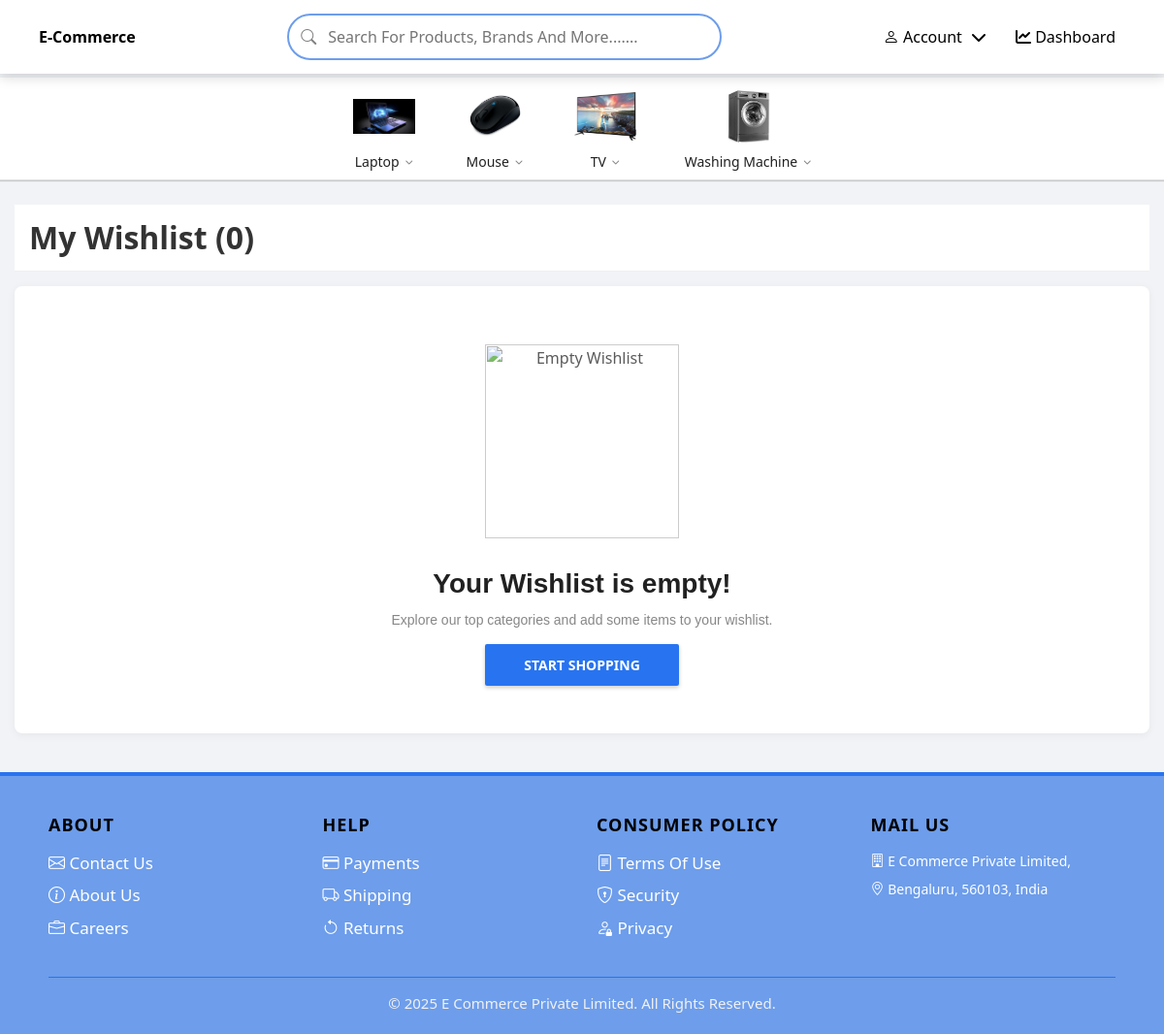
Screenshot of /cart/wishlist/ (signed in) with the database file from the repository.
### product/models.py (models this page shows, shortened)
class Category(models.Model):
    name = models.CharField(max_length=100, unique=True)
    image = models.ImageField(upload_to="categories/", blank=True, null=True)
    description = models.TextField(blank=True, null=True)

### cart/views.py (the view)
# urls.py: path('wishlist/', WishlistListView.as_view(), name='wishlist_list'),
class WishlistListView(LoginRequiredMixin, ListView):
    model = Wishlist
    template_name = 'wishlist_list.html'
    context_object_name = 'wishlist_items'
    def get_queryset(self):
        return (
            Wishlist.objects
            .select_related('product')
            .filter(user=self.request.user)
            .order_by('-created_at')  # latest first
        )

### cart/context_processors.py (called while the page is built)
def cart_count(request):
    if request.user.is_authenticated:
        count = Cart.objects.filter(user=request.user).aggregate(
            total=models.Sum("quantity")
        )["total"] or 0
        return {"cart_count": count}
    return {"cart_count": 0}

### product/context_processors.py (called while the page is built)
def category_context(request):
    return {
        'header_categories': Category.objects.all().prefetch_related('subcategories')
    }

### template/wishlist_list.html
{% extends "base.html" %} {% load static %} {% block content %}
<div class="wishlist-page">
  <h2 class="wishlist-title">My Wishlist ({{ wishlist_items.count }})</h2>
  {% if wishlist_items %}
  <div class="wishlist-grid">
    {% for item in wishlist_items %}
    <div class="wishlist-card">
      <div class="wishlist-img">
        {% if item.product.productimage_set.first %}
        <img src="{{ item.product.productimage_set.first.photo.url }}" />
        {% else %}
        <img src="{% static 'images/no-image.png' %}" />
        {% endif %}
      </div>
      <div class="wishlist-info">
        <p class="product-name">{{ item.product.name }}</p>
        <p class="product-price">₹{{ item.product.price }}</p>
        <div>
          {% if item.product.discount %}
          <span class="Old-Price">
            ₹{{ item.product.price|add:item.product.discount }}
          </span>
          {% endif %}
        </div>
      </div>
      <div class="actions">
        <a
          class="save-later move-to-cart-btn"
          data-item-id="{{ item.id }}"
          data-url="{% url 'move_wishlist_to_cart' %}"
        >
          Move To Cart
      </a>
        <a
          href="#"
          class="remove remove-from-wishlist-btn"
          data-item-id="{{ item.id }}"
        >
          Remove
        </a>
      </div>
    </div>
    {% endfor %}
  </div>
  {% else %}
  <div
    style="
      background: #fff;
      padding: 60px 20px;
      text-align: center;
      width: 100%;
      border-radius: 8px;
      box-shadow: 0 2px 10px rgba(0, 0, 0, 0.05);
    "
  >
    <img
      src="https://rukminim1.flixcart.com/www/800/800/promos/16/05/2019/d438a32e-765a-4d8b-b4a6-520b560971e8.png?q=90"
      alt="Empty Wishlist"
      style="width: 200px; max-width: 100%; height: auto; opacity: 0.8"
    />
    <h3
      style="
        margin-top: 30px;
        font-weight: 600;
        color: #212121;
        font-family: sans-serif;
      "
    >
      Your Wishlist is empty!
    </h3>
    <p
      style="
        color: #878787;
        font-size: 14px;
        margin-top: 10px;
        font-family: sans-serif;
      "
    >
      Explore our top categories and add some items to your wishlist.
    </p>
    <div style="margin-top: 25px">
      <a
        href="/"
        style="
          background-color: #2874f0;
          color: #fff;
          padding: 12px 40px;
          text-decoration: none;
          font-size: 14px;
          font-weight: 600;
          border-radius: 2px;
          box-shadow: 0 2px 4px rgba(0, 0, 0, 0.2);
          transition: background 0.3s;
        "
      >
        START SHOPPING
      </a>
    </div>
  </div>
  {% endif %}
</div>
{% endblock %}

### template/header.html (shortened to what this page needs)
<link rel="stylesheet"href="https://cdnjs.cloudflare.com/ajax/libs/font-awesome/6.5.1/css/all.min.css"/>
<nav class="navbar">
  <a href="/" class="logo">
    <span>E-Commerce</span>
  </a>
<div class="search">
  <i class="bi bi-search search-icon"></i>
  <input
    type="text"
    id="searchInput"
    placeholder="Search For Products, Brands And More......."
  />
</div>
  <div class="right-menu">
    <div class="user-dropdown desktop-only">
  <a href="#" class="profile-btn">
      <i class="bi bi-person"></i>
      <span>Account</span>
      <i class="fa-solid fa-chevron-down"></i>
    </a>
  </div>
 {% if request.user.is_authenticated %}
      {% if request.user.role == "admin" %}
        <a href="{% url 'dashboard_index' %}" class="nav-link">
          <i class="fa-solid fa-chart-line"></i> Dashboard
        </a>
      {% endif %}
  {% endif %}
</div>
</nav>
{% if user.is_authenticated %}
  <div class="cat-header-container">
    <div class="cat-header-inner cat-mobile-wrapper">
      {% for category in header_categories %}
        <div class="cat-item">
          <a href="#">
            {% if category.image %}
              <img src="{{ category.image.url }}" alt="{{ category.name }}">
            {% endif %}
            <span class="cat-name">
              {{ category.name }}
              {% if category.subcategories.all %}
                <i class="fa-solid fa-chevron-down desktop-only"></i>
              {% endif %}
            </span>
          </a>
        </div>
      {% endfor %}
  </div>
</div>
{% endif %}

### static/css/search.css (style rules this page uses)
.search { position: relative; }
.search { position: relative; overflow: visible !important; }
.navbar { overflow: visible !important; }

### template/header.html (style rules this page uses)
.search { position: relative; width: 300px; }
.search input { width: 100%; padding: 10px 10px 10px 40px; border-radius: 20px; }
.search-icon { position: absolute; top: 50%; left: 12px; transform: translateY(-50%); color: gray; font-size: 16px; }

### rows the page displays
Category: image (picture), name "Laptop"
Category: image (picture), name "Mouse"
Category: image (picture), name "TV"
Category: image (picture), name "Washing Machine"

### other values shown
{{ wishlist_items.count }} "0"
